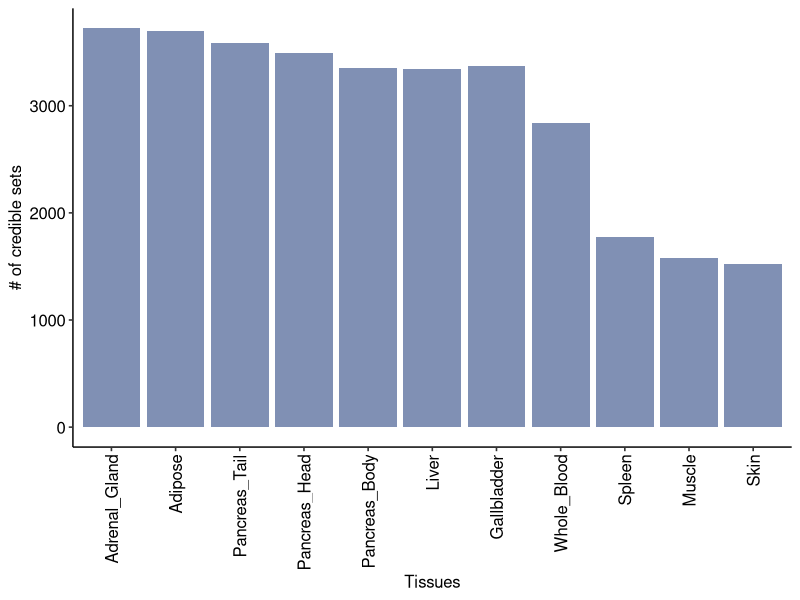
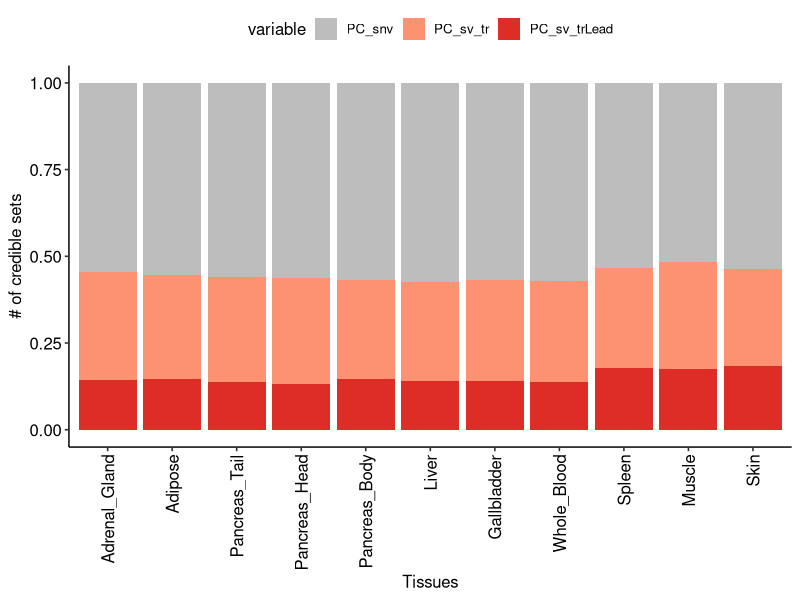
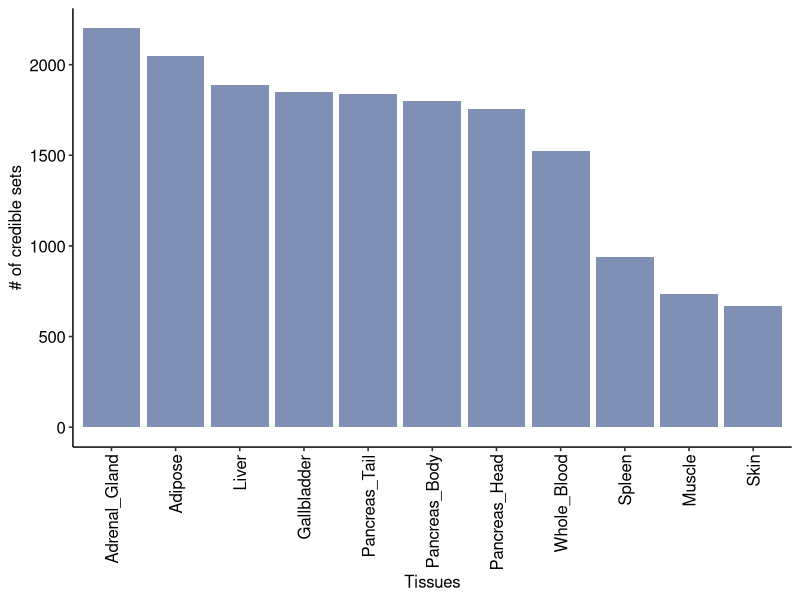
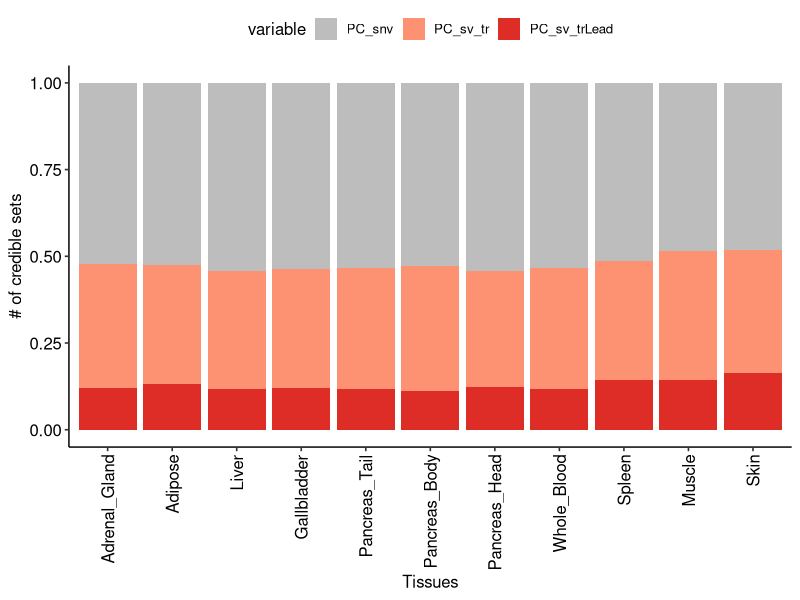

R code for these plots, in order:
#====================================#
# join finemapping res of sQTL #
# # Supp-Figure-36 # #
#===================================#

library(data.table)
library(dplyr)
library(magrittr)
library(ggplot2)
library(ggpubr)

setwd("/media/london_A/mengxin/GTOP_code/supp/supp_fig36.Figure.S26-finemap-sQTL")
df_plotall <- fread("./input/Figure S36.txt")

# supp.Figure.36a join finemapping res of juQTL ---------------------------


df_plot <- df_plotall %>% dplyr::filter(qtltype=="juQTL")
order <- c(
  "Adrenal_Gland","Adipose",  "Pancreas_Tail", "Pancreas_Head","Pancreas_Body",
  "Liver", "Gallbladder",  "Whole_Blood", "Spleen", "Muscle", "Skin"
)
df_plot$Var1<-factor(df_plot$Var1,levels = order )
p1 <- ggplot(df_plot,aes(x=Var1,y=Freq,fill=Var2)) + geom_bar(stat = "identity",position = "stack", fill="#8090b4") +
  theme_pubr() +
  theme(axis.text.x = element_text(angle = 90,hjust = 1,vjust = .5)) + 
  xlab("Tissues") + ylab("# of credible sets");p1

library(reshape2)
df_plot.w <- dcast(df_plot,Var1 ~ Var2, value.var = "Freq")
names(df_plot.w) <- c("Tissue","SNV","SV_TR","SV_TR_lead")
df_plot.w$total <- apply(df_plot.w[,-1],1,sum)

df_plot.w %<>% mutate(PC_snv = SNV/total, PC_sv_tr=SV_TR/total, PC_sv_trLead=SV_TR_lead/total) %>% select(Tissue,PC_snv,PC_sv_tr,PC_sv_trLead)

df_plot.wl <- melt(df_plot.w,id.vars = "Tissue")
df_plot.wl$Tissue <- as.character(df_plot.wl$Tissue)
df_plot.wl$Tissue <- factor(df_plot.wl$Tissue, levels = order)
p2 <- ggplot(df_plot.wl,aes(x=Tissue,y=value,fill=variable)) + geom_bar(stat = "identity",position = "stack") + theme_pubr() + 
  scale_fill_manual(breaks = c("PC_snv","PC_sv_tr","PC_sv_trLead"),values = c("#bdbdbd","#fc9272","#de2d26")) + 
  theme(axis.text.x = element_text(angle = 90,hjust = 1,vjust = .5)) + 
  xlab("Tissues") + ylab("# of credible sets");p2



# supp.Figure.36b join finemapping res of tuQTL ---------------------------


df_plot <- df_plotall %>% dplyr::filter(qtltype=="tuQTL")
order <- c(
  "Adrenal_Gland","Adipose","Liver","Gallbladder","Pancreas_Tail","Pancreas_Body",
  "Pancreas_Head","Whole_Blood", "Spleen", "Muscle", "Skin"
)
df_plot$Var1<-factor(df_plot$Var1,levels = order )
p3 <- ggplot(df_plot,aes(x=Var1,y=Freq)) + geom_bar(stat = "identity",position = "stack", fill="#8090b4") + 
  theme_pubr() + 
  theme(axis.text.x = element_text(angle = 90,hjust = 1,vjust = .5)) + 
  xlab("Tissues") + ylab("# of credible sets");p3

library(reshape2)
df_plot.w <- dcast(df_plot,Var1 ~ Var2, value.var = "Freq")
names(df_plot.w) <- c("Tissue","SNV","SV_TR","SV_TR_lead")
df_plot.w$total <- apply(df_plot.w[,-1],1,sum)

df_plot.w %<>% mutate(PC_snv = SNV/total, PC_sv_tr=SV_TR/total, PC_sv_trLead=SV_TR_lead/total) %>% select(Tissue,PC_snv,PC_sv_tr,PC_sv_trLead)
df_plot.wl <- melt(df_plot.w,id.vars = "Tissue")
df_plot.wl$Tissue <- as.character(df_plot.wl$Tissue)
df_plot.wl$Tissue <- factor(df_plot.wl$Tissue, levels = order)
p4 <- ggplot(df_plot.wl,aes(x=Tissue,y=value,fill=variable)) + geom_bar(stat = "identity",position = "stack") + theme_pubr() + 
  scale_fill_manual(breaks = c("PC_snv","PC_sv_tr","PC_sv_trLead"),values = c("#bdbdbd","#fc9272","#de2d26")) + 
  theme(axis.text.x = element_text(angle = 90,hjust = 1,vjust = .5)) + 
  xlab("Tissues") + ylab("# of credible sets");p4
